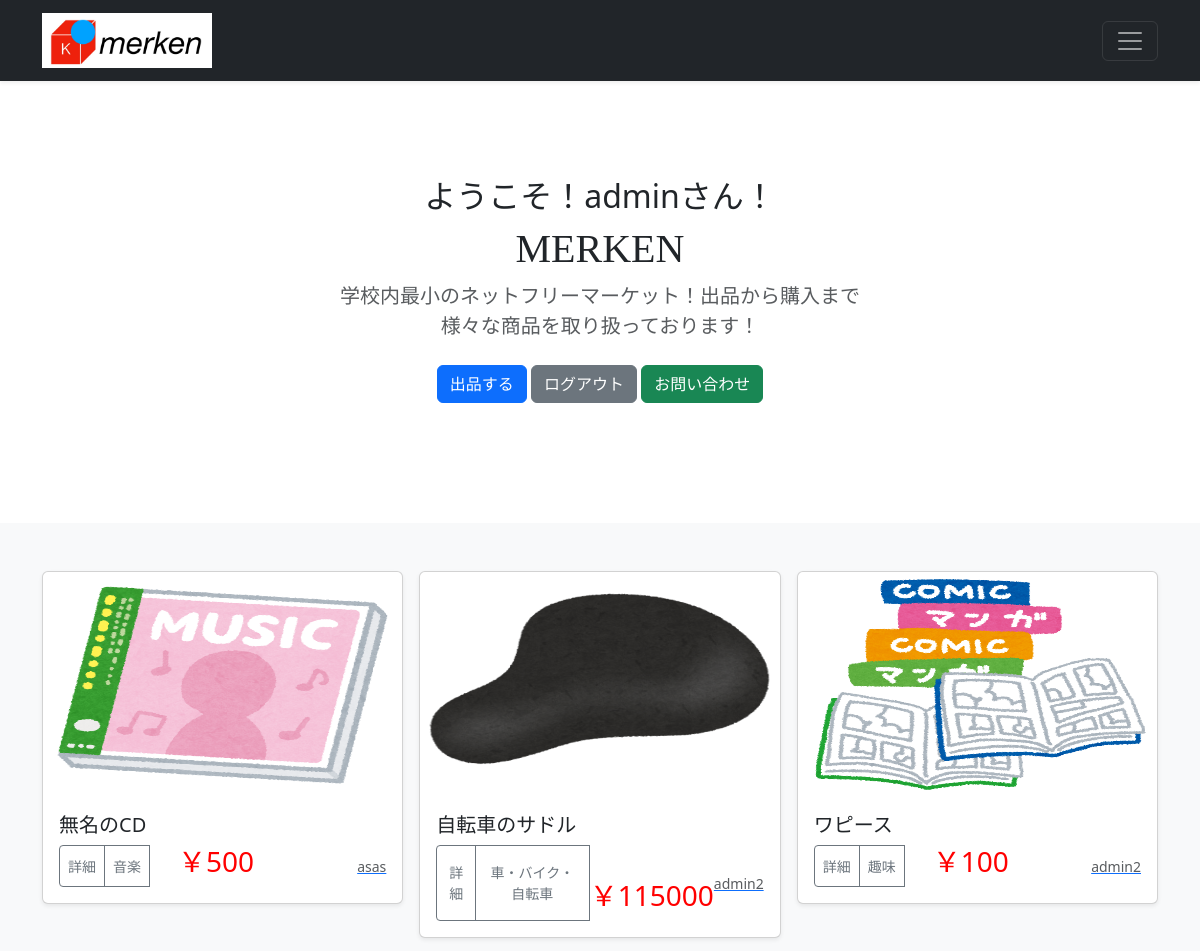
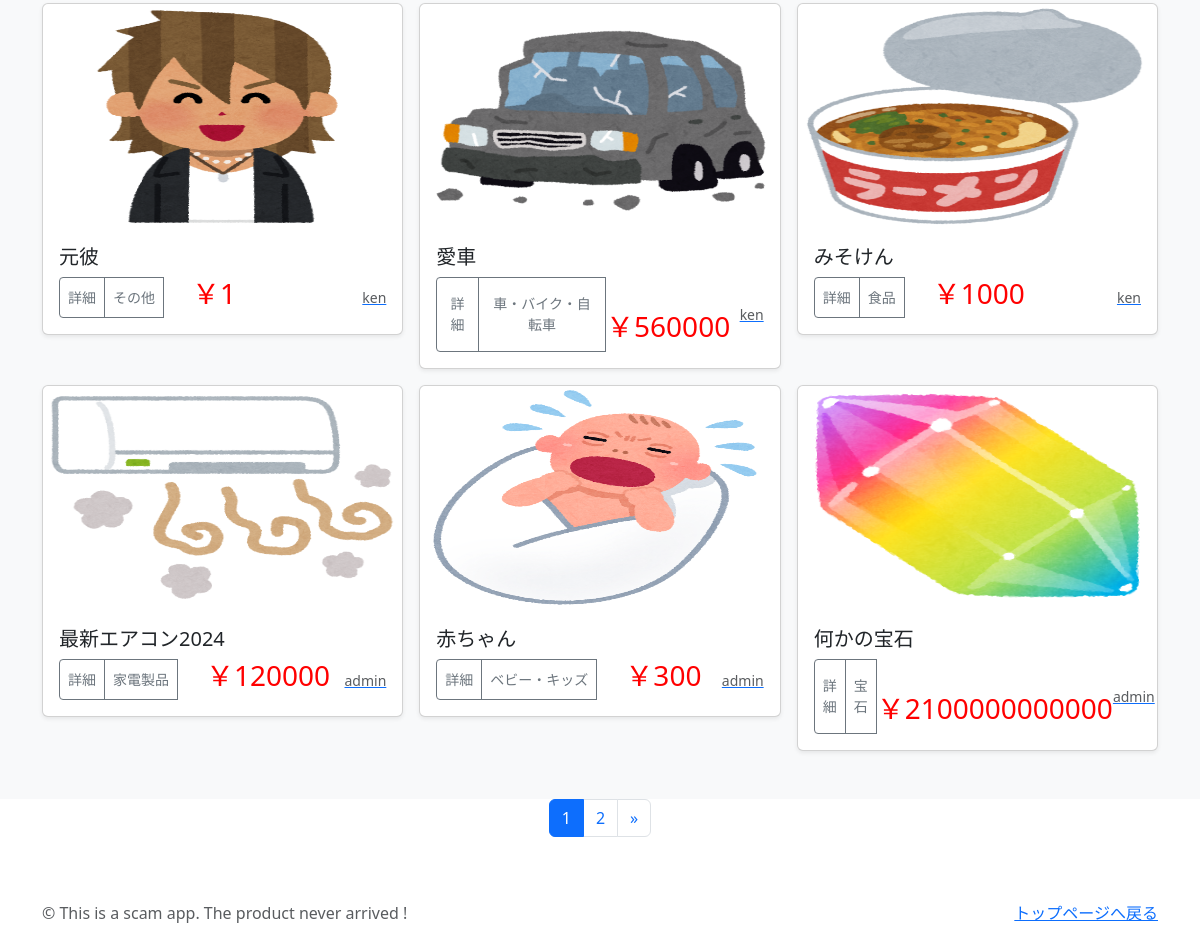
The app's page / (signed in) with its own data (2 pictures, top to bottom).
### accounts/models.py (models this page shows)
class CustomUser(AbstractUser):
    pass

### trade/models.py (models this page shows, shortened)
class TradePost(models.Model):
    user = models.ForeignKey(
        CustomUser,
        verbose_name='ユーザー',
        on_delete=models.CASCADE
        )
    category = models.ForeignKey(
        Category,
        verbose_name='カテゴリ',
        on_delete=models.PROTECT
        )
    title = models.CharField(
        verbose_name='商品名', # フィールドのタイトル
        max_length=200        # 最大文字数は200
        )
    comment = models.TextField(
        verbose_name='コメント',  # フィールドのタイトル
        )
    price = models.IntegerField(
        verbose_name = '価格',
    )
    image1 = models.ImageField(
        verbose_name='イメージ1',# フィールドのタイトル
        upload_to = 'media'   # MEDIA_ROOT以下のphotosにファイルを保存
        )
    image2 = models.ImageField(
        verbose_name='イメージ2',# フィールドのタイトル
        upload_to = 'media',  # MEDIA_ROOT以下のphotosにファイルを保存
        blank=True,            # フィールド値の設定は必須でない
        null=True              # データベースにnullが保存されることを許容
        )
    posted_at = models.DateTimeField(
        verbose_name='投稿日時', # フィールドのタイトル
        auto_now_add=True       # 日時を自動追加
        )

class Category(models.Model):
    title = models.CharField(
        verbose_name='カテゴリ', # フィールドのタイトル
        max_length=20)

### trade/views.py (the view)
# urls.py: path('',views.IndexView.as_view(), name='index'),
class IndexView(TemplateView):
    template_name = "index.html"

### trade/templates/index.html (shortened to what this page needs)
{% extends "base.html" %}
{% block contents %}
    {% include "trade_title.html" %}
    {% include "trade_list.html" %}
    {% include "pagination.html" %}
{% endblock  %}

### trade/templates/trade_title.html (shortened to what this page needs)
  <section class="py-5 text-center container">
    <div class="row py-lg-5">
      <div class="col-lg-6 col-md-8 mx-auto">
        {% if user.is_authenticated %}
        <h2>ようこそ！{{user.username}}さん！</h3>
        {% else %}
        <h2>ようこそ！</h2>
        {% endif %}
        <h1><font face="Script">MERKEN</font><br/></h1>
        <p class="lead text-muted">
        学校内最小のネットフリーマーケット！出品から購入まで様々な商品を取り扱っております！</p>
        <p>
          {% if user.is_authenticated %}
          <a href="{% url "trade:post" %}"
              class="btn btn-primary my-2">出品する</a>
          <a href="{% url "accounts:logout" %}"
              class="btn btn-secondary my-2">ログアウト</a>
          <a href="{% url "trade:contact" %}"
              class="btn btn-success my-2">お問い合わせ</a>
          {% endif %}
        </p>
      </div>
    </div>
  </section>

### trade/templates/trade_list.html (shortened to what this page needs)
<div class="album py-5 bg-light">
  <div class="container">
    <div class="row row-cols-1 row-cols-sm-2 row-cols-md-3 g-3">
      {% for record in object_list %}
      <div class="col">
        <div class="card shadow-sm">
          <img src="{{ record.image1.url }}"
              class="bd-placeholder-img card-img-top"
              width="100%" height="225"
              xmlns="http://www.w3.org/2000/svg"
              role="img" aria-label="Placeholder: Thumbnail"
              preserveAspectRatio="xMidYMid slice"
              focusable="false">
              <rect width="100%" height="100%" fill="#55595c"/>
          <div class="card-body">
            <h5 class="card-text">
              {{record.title}}
            </h5>
            <div class="d-flex justify-content-between align-items-center">
              <div class="btn-group">
                {% if request.user  %}
                <button type = "button"
                        class="btn btn-sm btn-outline-secondary"
                        onclick="location.href='{% url 'trade:trade_detail' record.pk %}'">
                        詳細</button>
                {% endif %}
                <button type = "button"
                        class="btn btn-sm btn-outline-secondary"
                        onclick="location.href='{% url 'trade:trades_cat' category=record.category.id %}'">
                                {{record.category.title}}</button>
                <h3 style="color:red">　￥{{record.price}}</h3>
              </div>
              <a href="{% url 'trade:user_list' user=record.user.id %}">
                <small class="text-muted">
                  {{record.user.username}}</small>
              </a>
            </div>
          </div>
        </div>
      </div>
      {% endfor %}
    </div>
  </div>
</div>

### trade/templates/base.html (style rules this page uses)
.bd-placeholder-img { font-size: 1.125rem; text-anchor: middle; -webkit-user-select: none; -moz-user-select: none; user-select: none; }

### records on screen
CustomUser: username "admin"
TradePost: image1 (picture), title "無名のCD", category "音楽", price "500", user.username "asas"
TradePost: image1 (picture), title "自転車のサドル", category "車・バイク・自転車", price "115000", user.username "admin2"
TradePost: image1 (picture), title "ワピース", category "趣味", price "100", user.username "admin2"
TradePost: image1 (picture), title "元彼", category "その他", price "1", user.username "ken"
TradePost: image1 (picture), title "愛車", category "車・バイク・自転車", price "560000", user.username "ken"
TradePost: image1 (picture), title "みそけん", category "食品", price "1000", user.username "ken"
TradePost: image1 (picture), title "最新エアコン2024", category "家電製品", price "120000", user.username "admin"
TradePost: image1 (picture), title "赤ちゃん", category "ベビー・キッズ", price "300", user.username "admin"
TradePost: image1 (picture), title "何かの宝石", category "宝石", price "2100000000000", user.username "admin"

### other values on screen
{{ num }} "1"
{{ num }} "2"
